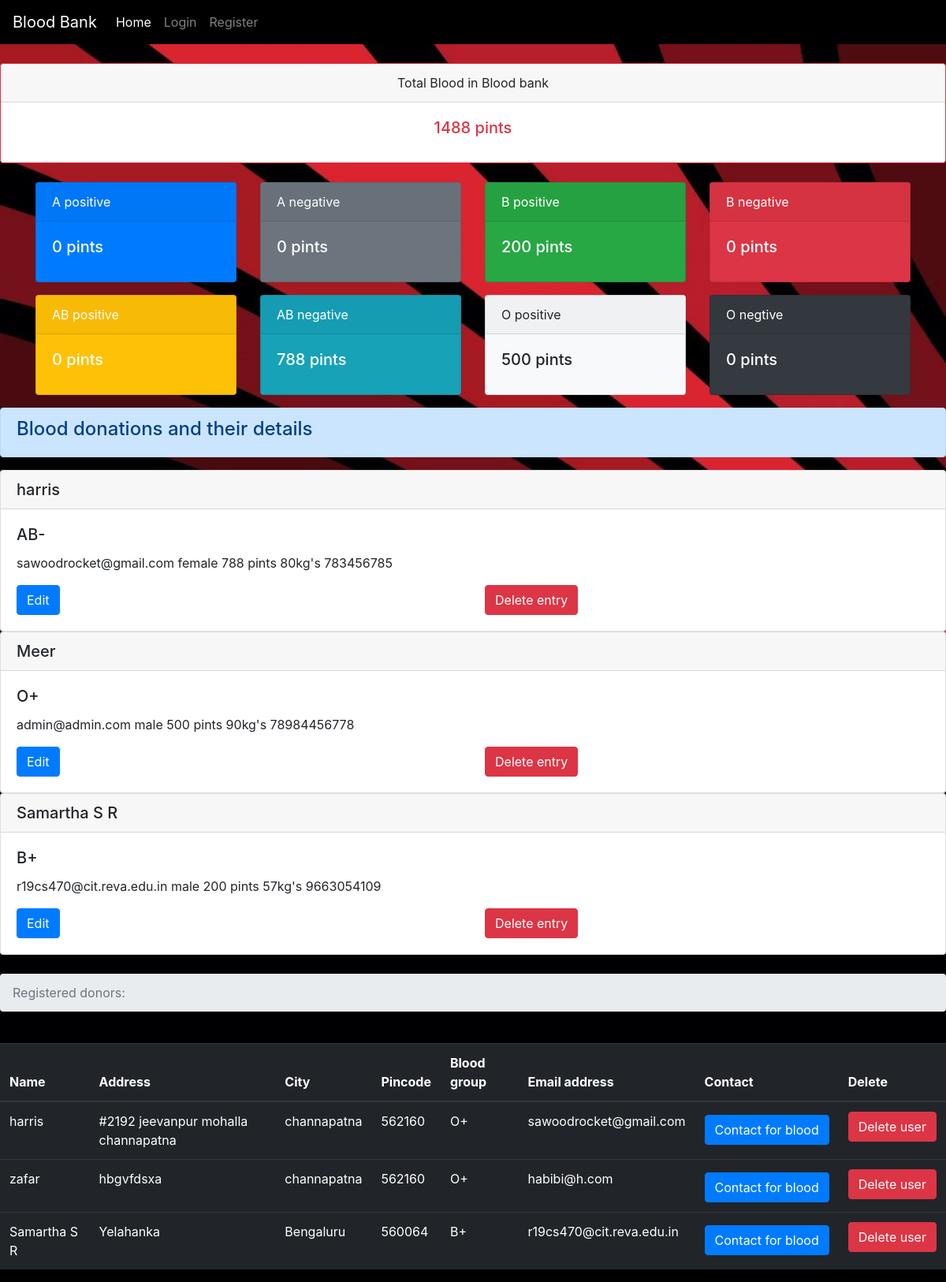
/dashboard, run on the app's committed database.
### tables this page shows
CREATE TABLE blood (id INTEGER PRIMARY KEY AUTOINCREMENT, type TEXT, donorname TEXT, donorsex TEXT, qty TEXT, dweight TEXT, donoremail TEXT, phone TEXT);

CREATE TABLE users (name TEXT, addr TEXT, city TEXT, pin TEXT, bg TEXT,email TEXT UNIQUE, pass TEXT);

### server.py (the view)
@app.route('/dashboard')
def dashboard():
   totalblood=0
   con = sqlite3.connect('database.db')
   con.row_factory = sqlite3.Row
   cur = con.cursor()
   cur.execute("select * from blood")
   rows = cur.fetchall();
   for row in rows:
       totalblood  += int(row['qty'])
   cur.execute("select * from users")
   users = cur.fetchall();
   Apositive=0
   Opositive=0
   Bpositive=0
   Anegative=0
   Onegative=0
   Bnegative=0
   ABpositive=0
   ABnegative = 0
   print(rows)
   cur.execute("select * from blood where type=?",('A+',))
   type = cur.fetchall();
   for a in type:
       Apositive += int(a['qty'])
   cur.execute("select * from blood where type=?",('A-',))
   type = cur.fetchall();
   for a in type:
       Anegative += int(a['qty'])
   cur.execute("select * from blood where type=?",('O+',))
   type = cur.fetchall();
   for a in type:
       Opositive += int(a['qty'])
   cur.execute("select * from blood where type=?",('O-',))
   type = cur.fetchall();
   for a in type:
       Onegative += int(a['qty'])
   cur.execute("select * from blood where type=?",('B+',))
   type = cur.fetchall();
   for a in type:
       Bpositive += int(a['qty'])
   cur.execute("select * from blood where type=?",('B-',))
   type = cur.fetchall();
   for a in type:
       Bnegative += int(a['qty'])
   cur.execute("select * from blood where type=?",('AB+',))
   type = cur.fetchall();
   for a in type:
       ABpositive += int(a['qty'])
   cur.execute("select * from blood where type=?",('AB-',))
   type = cur.fetchall();
   for a in type:
       ABnegative += int(a['qty'])
   bloodtypestotal = {'apos': Apositive,'aneg':Anegative,'opos':Opositive,'oneg':Onegative,'bpos':Bpositive,'bneg':Bnegative,'abpos':ABpositive,'abneg':ABnegative}
   return render_template("requestdonors.html",rows = rows,totalblood = totalblood,users=users,bloodtypestotal=bloodtypestotal)

### templates/requestdonors.html (shortened to what this page needs)
<!doctype html>
{% extends "base.html" %}
{% block content %}
<br>
  <div class="card border-danger text-center">
    <div class="card-header">Total Blood in Blood bank</div>
      <div class="card-body text-danger">
        <h5 class="card-title"><span class='numscroller' data-min='1' data-max='{{totalblood}}' data-delay='5' data-increment='10'>{{totalblood}}</span> pints</h5>
    </div>
  </div>
<br>
<div class="container">
  <div class="row">
    <div class="col">
      <div class="card text-white bg-primary mb-3" style="max-width: 18rem;">
        <div class="card-header">A positive</div>
        <div class="card-body">
          <h5 class="card-title">
            <span class='numscroller' data-min='1' data-max='{{bloodtypestotal.apos}}' data-delay='5' data-increment='10'>{{bloodtypestotal.apos}}</span> pints</h5>
        </div>
      </div>
    </div>
    <div class="col">
      <div class="card text-white bg-secondary mb-3" style="max-width: 18rem;">
        <div class="card-header">A negative</div>
        <div class="card-body">
          <h5 class="card-title">
            <span class="count"><span class='numscroller' data-min='1' data-max='{{bloodtypestotal.aneg}}' data-delay='5' data-increment='10'>{{bloodtypestotal.aneg}}</span></span> pints</h5>
        </div>
      </div>
    </div>
    <div class="col">
      <div class="card text-white bg-success mb-3" style="max-width: 18rem;">
        <div class="card-header">B positive</div>
        <div class="card-body">
          <h5 class="card-title">
            <span class='numscroller' data-min='1' data-max='{{bloodtypestotal.bpos}}' data-delay='5' data-increment='10'>{{bloodtypestotal.bpos}}</span> pints</h5>
        </div>
      </div>
    </div>
    <div class="col">
      <div class="card text-white bg-danger mb-3" style="max-width: 18rem;">
        <div class="card-header">B negative</div>
        <div class="card-body">
          <h5 class="card-title">
            <span class='numscroller' data-min='1' data-max='{{bloodtypestotal.bneg}}' data-delay='5' data-increment='10'>{{bloodtypestotal.bneg}}</span> pints</h5>
        </div>
      </div>
    </div>
    <div class="col">
      <div class="card text-white bg-warning mb-3" style="max-width: 18rem;">
        <div class="card-header">AB positive</div>
        <div class="card-body">
          <h5 class="card-title">
            <span class='numscroller' data-min='1' data-max='{{bloodtypestotal.abpos}}' data-delay='5' data-increment='10'>{{bloodtypestotal.abpos}}</span> pints</h5>
        </div>
      </div>
    </div>
    <div class="col">
      <div class="card text-white bg-info mb-3" style="max-width: 18rem;">
        <div class="card-header">AB negative</div>
        <div class="card-body">
          <h5 class="card-title">
            <span class="count"><span class='numscroller' data-min='1' data-max='{{bloodtypestotal.abneg}}' data-delay='5' data-increment='10'>{{bloodtypestotal.abneg}}</span></span> pints</h5>
        </div>
      </div>
    </div>
    <div class="col">
      <div class="card bg-light mb-3" style="max-width: 18rem;">
        <div class="card-header">O positive</div>
        <div class="card-body">
          <h5 class="card-title">
            <span class="count"><span class='numscroller' data-min='1' data-max='{{bloodtypestotal.opos}}' data-delay='5' data-increment='10'>{{bloodtypestotal.opos}}</span> pints</h5>
        </div>
      </div>
    </div>
    <div class="col">
      <div class="card text-white bg-dark mb-3" style="max-width: 18rem;">
        <div class="card-header">O negtive</div>
        <div class="card-body">
          <h5 class="card-title"><span class="count"><span class='numscroller' data-min='1' data-max='{{bloodtypestotal.oneg}}' data-delay='5' data-increment='10'>{{bloodtypestotal.oneg}}</span> pints</h5>
        </div>
      </div>
    </div>
  </div>
</div>
<div class="alert alert-primary" role="alert">
  <h4>Blood donations and their details</h4>
</div>
{% for row in rows %}
<div class="card">
  <h5 class="card-header">{{row["donorname"]}}</h5>
  <div class="card-body">
    <h5 class="card-title">{{row["type"]}}</h5>
    <p class="card-text">{{ row["donoremail"]}}
      {{row['donorsex']}}
      {{row['qty']}} pints
      {{row['dweight']}}kg's
      {{row['phone']}}
    </p>
    <div class="row">
      <div class="col">
        <form action="{{url_for('editdonor',id=row['id'])}}" method="GET">
        <input type="submit" class="btn btn-primary" name="button" value="Edit"/>
        </form>
      </div>
      <div class="col">
        <form action="{{url_for('deletebloodentry',id=row['id'])}}" method="GET">
        <input type="submit" name="button" class="btn btn-danger" value="Delete entry"/>
        </form>
      </div>
    </div>
  </div>
</div>
{% endfor %}
<br>
<nav aria-label="breadcrumb">
  <ol class="breadcrumb">
    <li class="breadcrumb-item active" aria-current="page">  Registered donors:</li>
  </ol>
</nav>
<br>
<table class="table table-dark">
  <thead>
    <tr>
      <th scope="col">Name</th>
      <th scope="col">Address</th>
      <th scope="col">City</th>
      <th scope="col">Pincode</th>
      <th scope="col">Blood group</th>
      <th scope="col">Email address</th>
      <th scope="col">Contact</th>
      <th scope="col">Delete</th>
    </tr>
  </thead>
  {% for r in users %}
    <tr>
      <td>{{r["name"]}}</td>
      <td>{{r["addr"]}}</td>
      <td>{{r["city"]}}</td>
      <td>{{r['pin']}}</td>
      <td>{{r['bg']}}</td>
      <td>{{r['email']}}</td>
      <td>
        <button type="button" class="btn btn-primary mt-1" data-toggle="modal" data-target="#exampleModalCenter">
          Contact for blood
        </button>
      </td>
      <td>
        <a href = "{{url_for('deleteuser',useremail=r['email'])}}" class="btn btn-danger">Delete user</a>
      </td>
    </tr>
  {% endfor %}
{% endblock %}

### templates/base.html (shortened to what this page needs)
<html>
  <head>
    <link rel="stylesheet" href="https://stackpath.bootstrapcdn.com/bootstrap/4.1.3/css/bootstrap.min.css">
  </head>
  <body style="background-image: url(/static/abstract-2.png); background-size: cover;">
    {% if session['admin'] == True %}
      <nav class="navbar sticky-top navbar-expand-lg navbar-dark" style="background-color: #000000;">
        <button class="navbar-toggler" type="button" data-toggle="collapse" data-target="#navbarSupportedContent" aria-controls="navbarSupportedContent" aria-expanded="false" aria-label="Toggle navigation">
          <span class="navbar-toggler-icon"></span>
        </button>
        <div class="collapse navbar-collapse" id="navbarNav">
          <a class="navbar-brand" href="/">Blood Bank</a>
          <ul class="navbar-nav mr-auto">
            <li class="nav-item active">
              <a class="nav-link" href="/">Home <span class="sr-only">(current)</span></a>
            </li>
            <li class="nav-item">
              <a class="nav-link" href="/dashboard">Dashboard</a>
            </li>
            <li class="nav-item">
              <a class="nav-link" href="/bloodbank">Add Donation</a>
            </li>
          </ul>
          <ul class="navbar-nav ml-auto">
            <li class="nav-item">
              <a class="nav-link" href="{{url_for('logout')}}">Logout</a>
            </li>
          </ul>
        </div>
      </nav>
    {%else%}
      <nav class="navbar sticky-top navbar-expand-lg navbar-dark" style="background-color: #000000;">
        <div class="collapse navbar-collapse" id="navbarNav">
          <a class="navbar-brand" href="/">Blood Bank</a>
          <ul class="navbar-nav mr-auto">
            <li class="nav-item active">
              <a class="nav-link" href="/">Home <span class="sr-only">(current)</span></a>
            </li>
            <li class="nav-item">
              <a class="nav-link" href="/login">Login</a>
            </li>
            <li class="nav-item">
              <a class="nav-link" href="{{url_for('add')}}">Register</a>
            </li>
          </ul>
        </div>
      </nav>
    {%endif%}
    {% block content %}
    {% endblock %}
  </body>
</html>

### data on the page
blood: donorname "harris", type "AB-", donoremail "sawoodrocket@gmail.com", donorsex "female", qty "788", dweight "80", phone "783456785"
blood: donorname "Meer", type "O+", donoremail "admin@admin.com", donorsex "male", qty "500", dweight "90", phone "78984456778"
blood: donorname "Samartha S R", type "B+", donoremail "r19cs470@cit.reva.edu.in", donorsex "male", qty "200", dweight "57", phone "9663054109"
users: name "harris", addr "#2192 jeevanpur mohalla channapatna", city "channapatna", pin "562160", bg "O+", email "sawoodrocket@gmail.com"
users: name "zafar", addr "hbgvfdsxa", city "channapatna", pin "562160", bg "O+", email "habibi@h.com"
users: name "Samartha S R", addr "Yelahanka", city "Bengaluru", pin "560064", bg "B+", email "r19cs470@cit.reva.edu.in"

### other printed values
{{ totalblood }} "1488"
{{ bloodtypestotal.apos }} "0"
{{ bloodtypestotal.aneg }} "0"
{{ bloodtypestotal.bpos }} "200"
{{ bloodtypestotal.bneg }} "0"
{{ bloodtypestotal.abpos }} "0"
{{ bloodtypestotal.abneg }} "788"
{{ bloodtypestotal.opos }} "500"
{{ bloodtypestotal.oneg }} "0"
